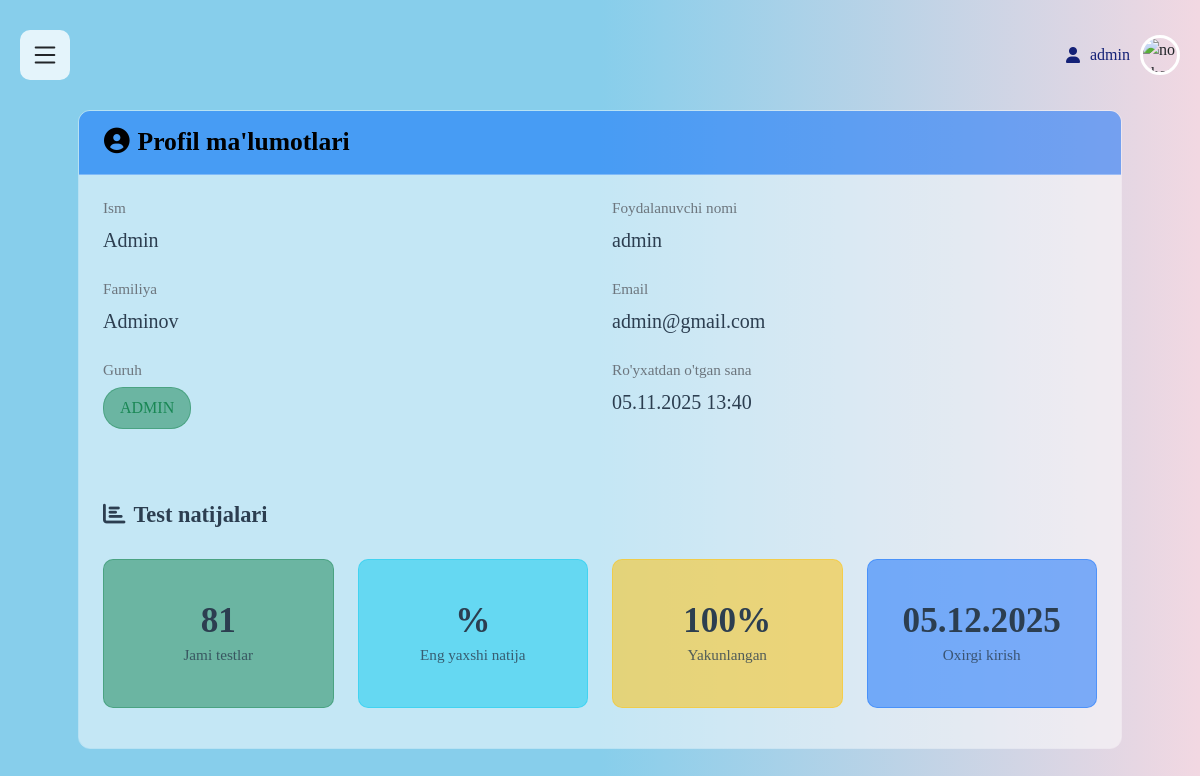
The page /users/profile/ (signed in) on the database its author committed.
### users/models.py (models this page shows, shortened)
class UserProfile(models.Model):
    user = models.OneToOneField(User, on_delete=models.CASCADE, related_name='userprofile')
    first_name = models.CharField(max_length=100, verbose_name='Ism', blank=True)
    last_name = models.CharField(max_length=100, verbose_name='Familiya', blank=True)
    group = models.CharField(max_length=20, verbose_name='Guruh', blank=True, help_text='Masalan: DI-11-24')
    phone = models.CharField(max_length=20, blank=True, verbose_name='Telefon raqam')
    bio = models.TextField(blank=True, verbose_name='Qisqacha ma\'lumot')
    created_at = models.DateTimeField(default=timezone.now)
    class Meta:
        verbose_name = 'Foydalanuvchi profili'
        verbose_name_plural = 'Foydalanuvchi profillari'

### users/views.py (the view)
# urls.py: path('profile/', views.profile, name='profile'),
@login_required
def profile(request):
    user_profile = request.user.userprofile
    if request.method == 'POST':
        form = UserProfileForm(request.POST, instance=user_profile)
        if form.is_valid():
            form.save()
            messages.success(request, 'Profil ma\'lumotlari muvaffaqiyatli yangilandi!')
            return redirect('profile')
    else:
        form = UserProfileForm(instance=user_profile)
    return render(request, 'users/profile.html', {
        'user_profile': user_profile,
        'form': form
    })

### templates/users/profile.html (shortened to what this page needs)
{% extends 'base.html' %}
{% block content %}
<div class="profile-card">
    <div class="profile-card-header bg-primary text-white py-3">
        <h4 class="mb-0">
            <i class="fas fa-user-circle me-2"></i>Profil ma'lumotlari
        </h4>
    </div>
    <div class="profile-card-body p-4">
        <div class="row profile-info-row">
            <div class="col-md-6">
                <div class="profile-info-section">
                    <h6 class="profile-label mb-2">Ism</h6>
                    <p class="profile-value">{{ user_profile.first_name }}</p>
                </div>
                <div class="profile-info-section">
                    <h6 class="profile-label mb-2">Familiya</h6>
                    <p class="profile-value">{{ user_profile.last_name }}</p>
                </div>
                <div class="profile-info-section">
                    <h6 class="profile-label mb-2">Guruh</h6>
                    <p class="profile-value">
                        <span class="profile-group-badge">{{ user_profile.group }}</span>
                    </p>
                </div>
            </div>
            <div class="col-md-6">
                <div class="profile-info-section">
                    <h6 class="profile-label mb-2">Foydalanuvchi nomi</h6>
                    <p class="profile-value">{{ user.username }}</p>
                </div>
                <div class="profile-info-section">
                    <h6 class="profile-label mb-2">Email</h6>
                    <p class="profile-value">{{ user.email|default:"Kiritilmagan" }}</p>
                </div>
                <div class="profile-info-section">
                    <h6 class="profile-label mb-2">Ro'yxatdan o'tgan sana</h6>
                    <p class="profile-value">{{ user.date_joined|date:"d.m.Y H:i" }}</p>
                </div>
            </div>
        </div>
        <div class="mt-5">
            <h5 class="profile-results-title">
                <i class="fas fa-chart-bar me-2"></i>Test natijalari
            </h5>
            {% with test_results=user.testresult_set.all %}
                {% if test_results %}
                    <div class="row profile-stats-row">
                        <div class="col-md-3 mb-3">
                            <div class="profile-stat-card profile-stat-success text-white text-center">
                                <div class="profile-stat-content">
                                    <h4 class="mb-0">{{ test_results.count }}</h4>
                                    <small>Jami testlar</small>
                                </div>
                            </div>
                        </div>
                        <div class="col-md-3 mb-3">
                            <div class="profile-stat-card profile-stat-info text-white text-center">
                                <div class="profile-stat-content">
                                    <h4 class="mb-0">
                                        {% with best_result=test_results|dictsort:"percentage"|last %}
                                            {{ best_result.percentage|floatformat:1 }}%
                                        {% endwith %}
                                    </h4>
                                    <small>Eng yaxshi natija</small>
                                </div>
                            </div>
                        </div>
                        <div class="col-md-3 mb-3">
                            <div class="profile-stat-card profile-stat-warning text-white text-center">
                                <div class="profile-stat-content">
                                    <h4 class="mb-0">
                                        {% widthratio test_results.count test_results.count 100 %}%
                                    </h4>
                                    <small>Yakunlangan</small>
                                </div>
                            </div>
                        </div>
                        <div class="col-md-3 mb-3">
                            <div class="profile-stat-card profile-stat-primary text-white text-center">
                                <div class="profile-stat-content">
                                    <h4 class="mb-0">
                                        {% if user.last_login %}
                                            {{ user.last_login|date:"d.m.Y" }}
                                        {% else %}
                                            -
                                        {% endif %}
                                    </h4>
                                    <small>Oxirgi kirish</small>
                                </div>
                            </div>
                        </div>
                    </div>
                {% else %}
                    <div class="profile-alert">
                        <i class="fas fa-info-circle profile-alert-icon"></i>
                        Hozircha test natijalari mavjud emas
                    </div>
                {% endif %}
            {% endwith %}
        </div>
    </div>
</div>
{% endblock %}

### templates/base.html (shortened to what this page needs)
<!DOCTYPE html>
<html lang="uz">
  <head>
    <link
      href="https://cdn.jsdelivr.net/npm/bootstrap@5.1.3/dist/css/bootstrap.min.css"
      rel="stylesheet"
    />
    <link
      href="https://cdnjs.cloudflare.com/ajax/libs/font-awesome/6.0.0/css/all.min.css"
      rel="stylesheet"
    />
  </head>
  <body>
    <section class="contaner_box">
      <section class="hed_main" id="hedMain">
        <header id="heaDer">
          <section class="section_header">
            <div class="logo">
              <svg
                xmlns="http://www.w3.org/2000/svg"
                width="16"
                height="16"
                fill="currentColor"
                viewBox="0 0 16 16"
                id="menu"
              >
                <path
                  fill-rule="evenodd"
                  d="M2.5 12a.5.5 0 0 1 .5-.5h10a.5.5 0 0 1 0 1H3a.5.5 0 0 1-.5-.5m0-4a.5.5 0 0 1 .5-.5h10a.5.5 0 0 1 0 1H3a.5.5 0 0 1-.5-.5m0-4a.5.5 0 0 1 .5-.5h10a.5.5 0 0 1 0 1H3a.5.5 0 0 1-.5-.5"
                />
              </svg>
            </div>
            <div class="profil_img" id="contanerList">
              <span><i class="fas fa-user"></i> {{ user.username }} </span>
              <img
                src="https://img.freepik.com/free-vector/smiling-young-man-illustration_1308-174669.jpg?semt=ais_hybrid&w=740&q=80"
                alt="no photo"
                id="loginBtn"
              />
            </div>
          </section>
        </header>
        <main>
          {% block content %}{% endblock %}
        </main>
      </section>
    </section>
  </body>
</html>

### templates/base.html (style rules this page uses)
* { padding: 0; margin: 0; font-family: "Times New Roman", Times, serif; box-sizing: border-box; }
body { min-height: 100vh; overflow-x: hidden; }
h4 { font-size: 32px; font-weight: bold; }
h6 { font-weight: bold; }
.contaner_box { display: flex; min-height: 100vh; width: 100%; position: relative; background: linear-gradient(to right, #87ceeb, #87ceeb, #f2d8e2); }
.hed_main { flex: 1; padding: 20px; transition: margin-left 0.5s ease; width: 100%; min-height: 100vh; }
header { width: 100%; height: auto; margin-bottom: 20px; }
.section_header { display: flex; justify-content: space-between; align-items: center; width: 100%; height: auto; padding: 10px 0; }
.logo { display: flex; align-items: center; }
.logo svg { width: 50px; height: 50px; cursor: pointer; backdrop-filter: blur(100px); background-color: rgba(255, 255, 255, 0.782); border-radius: 10px; padding: 10px; transition: all 0.5s ease; }
.profil_img { display: flex; align-items: center; gap: 10px; position: relative; z-index: 100; }
.profil_img img { width: 40px; height: 40px; border-radius: 50%; border: 3px solid white; transition: 0.3s ease; cursor: pointer; object-fit: cover; }
.profil_img span { display: flex; gap: 10px; align-items: center; text-decoration: none; border-radius: 10px; transition: 0.3s ease; color: rgb(20, 33, 119); font-size: 16px; font-weight: 500; }

### templates/users/profile.html (style rules this page uses)
@media (min-width: 769px) and (max-width: 1200px) { .profile-card { max-width: 90%; margin: 0 auto; } }
.profile-card { border: 1px solid rgba(255, 255, 255, 0.4); border-radius: 12px; overflow: hidden; box-shadow: none !important; width: 100%; }
.profile-card-header { background-color: rgba(13, 110, 253, 0.515) !important; border-bottom: 1px solid rgba(255, 255, 255, 0.3); padding: 25px; }
.profile-card-header h4 { color: black !important; font-size: 1.6rem; font-weight: 600; margin: 0; }
.profile-card-body { background-color: rgba(255, 255, 255, 0.515); padding: 30px; }
.profile-info-row { margin-bottom: 30px; }
.profile-info-section { margin-bottom: 25px; }
.profile-label { color: #6c757d !important; font-size: 0.95rem; margin-bottom: 8px; font-weight: 500; }
.profile-value { color: #2c3e50; font-size: 1.25rem; font-weight: 500; margin: 0; }
.profile-group-badge { background-color: rgba(25, 135, 84, 0.515) !important; color: #198754 !important; border: 1px solid rgba(25, 135, 84, 0.4); padding: 8px 16px; font-size: 1rem; border-radius: 20px; font-weight: 500; display: inline-block; }
.profile-results-title { color: #2c3e50; font-size: 1.4rem; font-weight: 600; margin-bottom: 20px; }
.profile-stats-row { margin-top: 30px; }
.profile-stat-card { background-color: rgba(255, 255, 255, 0.515); border: 1px solid rgba(255, 255, 255, 0.4); border-radius: 10px; transition: transform 0.3s ease; padding: 20px; height: 100%; }
.profile-stat-success { background-color: rgba(25, 135, 84, 0.515) !important; border: 1px solid rgba(25, 135, 84, 0.4); }
.profile-stat-info { background-color: rgba(13, 202, 240, 0.515) !important; border: 1px solid rgba(13, 202, 240, 0.4); }
.profile-stat-warning { background-color: rgba(255, 193, 7, 0.515) !important; border: 1px solid rgba(255, 193, 7, 0.4); }
.profile-stat-primary { background-color: rgba(13, 110, 253, 0.515) !important; border: 1px solid rgba(13, 110, 253, 0.4); }
.profile-stat-content { padding: 20px 0; }
.profile-stat-content h4 { font-size: 2.2rem; font-weight: 700; color: #2c3e50; margin-bottom: 5px; }
.profile-stat-content small { color: rgba(44, 62, 80, 0.8); font-size: 0.95rem; }
.profile-card { animation: profileFadeIn 0.5s ease-out; }

### rows shown on the page
UserProfile: first_name "Admin", last_name "Adminov", group "ADMIN"

### other values the page prints
{{ user.username }} "admin"
{{ user.email|default:"Kiritilmagan" }} "admin@gmail.com"
{{ user.date_joined|date:"d.m.Y H:i" }} "05.11.2025 13:40"
{{ test_results.count }} "81"
{{ user.last_login|date:"d.m.Y" }} "05.12.2025"
